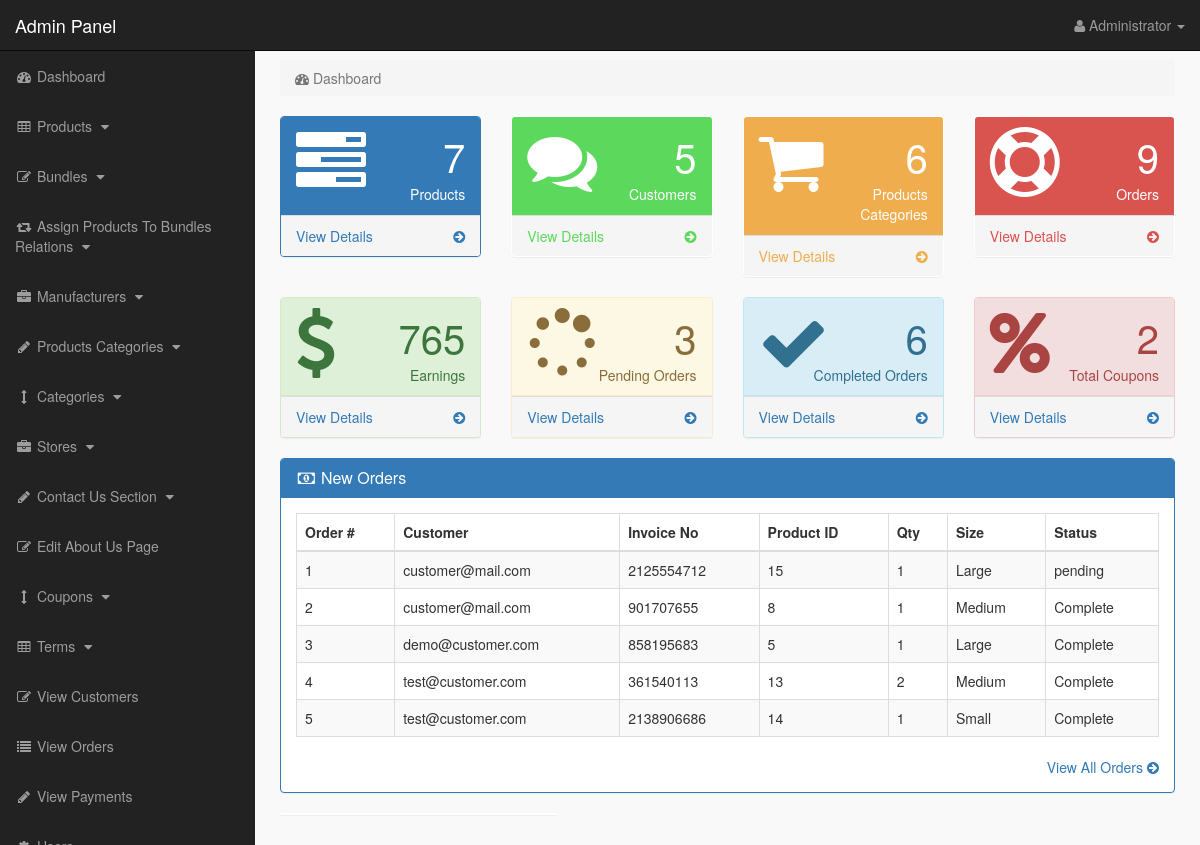
The page /admin_area/index.php?dashboard (signed in) on the database its author committed.
### tables this page shows
CREATE TABLE `pending_orders` (
  `order_id` int(10) NOT NULL,
  `customer_id` int(10) NOT NULL,
  `invoice_no` int(10) NOT NULL,
  `product_id` text NOT NULL,
  `qty` int(10) NOT NULL,
  `size` text NOT NULL,
  `order_status` text NOT NULL
);

CREATE TABLE `customers` (
  `customer_id` int(10) NOT NULL,
  `customer_name` varchar(255) NOT NULL,
  `customer_email` varchar(255) NOT NULL,
  `customer_pass` varchar(255) NOT NULL,
  `customer_country` text NOT NULL,
  `customer_city` text NOT NULL,
  `customer_contact` varchar(255) NOT NULL,
  `customer_address` text NOT NULL,
  `customer_image` text NOT NULL,
  `customer_ip` varchar(255) NOT NULL,
  `customer_confirm_code` text NOT NULL
);

### admin_area/dashboard.php (the view, shortened to what this page needs)
<?php
if(!isset($_SESSION['admin_email'])){
echo "<script>window.open('login.php','_self')</script>";
}
else {
?>
<div class="row">
<div class="col-lg-12">
<ol class="breadcrumb">
<li class="active">
<i class="fa fa-dashboard"></i> Dashboard
</li>
</ol>
</div>
</div>
<div class="row">
<div class="col-lg-3 col-md-6">
<div class="panel panel-primary">
<div class="panel-heading">
<div class="row">
<div class="col-xs-3">
<i class="fa fa-tasks fa-5x"> </i>
</div>
<div class="col-xs-9 text-right">
<div class="huge"> <?php echo $count_products; ?> </div>
<div>Products</div>
</div>
</div>
</div>
<a href="index.php?view_products">
<div class="panel-footer">
<span class="pull-left"> View Details </span>
<span class="pull-right"> <i class="fa fa-arrow-circle-right"></i> </span>
<div class="clearfix"></div>
</div>
</a>
</div>
</div>
<div class="col-lg-3 col-md-6">
<div class="panel panel-green">
<div class="panel-heading">
<div class="row">
<div class="col-xs-3">
<i class="fa fa-comments fa-5x"> </i>
</div>
<div class="col-xs-9 text-right">
<div class="huge"> <?php echo $count_customers; ?> </div>
<div>Customers</div>
</div>
</div>
</div>
<a href="index.php?view_customers">
<div class="panel-footer">
<span class="pull-left"> View Details </span>
<span class="pull-right"> <i class="fa fa-arrow-circle-right"></i> </span>
<div class="clearfix"></div>
</div>
</a>
</div>
</div>
<div class="col-lg-3 col-md-6">
<div class="panel panel-yellow">
<div class="panel-heading">
<div class="row">
<div class="col-xs-3">
<i class="fa fa-shopping-cart fa-5x"> </i>
</div>
<div class="col-xs-9 text-right">
<div class="huge"> <?php echo $count_p_categories; ?> </div>
<div>Products Categories</div>
</div>
</div>
</div>
<a href="index.php?view_p_cats">
<div class="panel-footer">
<span class="pull-left"> View Details </span>
<span class="pull-right"> <i class="fa fa-arrow-circle-right"></i> </span>
<div class="clearfix"></div>
</div>
</a>
</div>
</div>
<div class="col-lg-3 col-md-6">
<div class="panel panel-red">
<div class="panel-heading">
<div class="row">
<div class="col-xs-3">
<i class="fa fa-support fa-5x"> </i>
</div>
<div class="col-xs-9 text-right">
<div class="huge"> <?php echo $count_total_orders; ?> </div>
<div>Orders</div>
</div>
</div>
</div>
<a href="index.php?view_orders">
<div class="panel-footer">
<span class="pull-left"> View Details </span>
<span class="pull-right"> <i class="fa fa-arrow-circle-right"></i> </span>
<div class="clearfix"></div>
</div>
</a>
</div>
</div>
</div>
<div class="row">
    <div class="col-lg-3 col-md-6">
        <div class="panel panel-success">
        <div class="panel-heading">
        <div class="row">
        <div class="col-xs-3">
        <i class="fa fa-dollar fa-5x"> </i>
        </div>
        <div class="col-xs-9 text-right">
        <div class="huge"> <?php echo $count_total_earnings ?> </div>
        <div>Earnings</div>
        </div>
        </div>
        </div>
        <a href="index.php?view_orders">
        <div class="panel-footer">
        <span class="pull-left"> View Details </span>
        <span class="pull-right"> <i class="fa fa-arrow-circle-right"></i> </span>
        <div class="clearfix"></div>
        </div>
        </a>
        </div>
        </div>
        <div class="col-lg-3 col-md-6">
            <div class="panel panel-warning">
            <div class="panel-heading">
            <div class="row">
            <div class="col-xs-3">
            <i class="fa fa-spinner fa-5x"> </i>
            </div>
            <div class="col-xs-9 text-right">
            <div class="huge"> <?php echo $count_pending_orders ?> </div>
            <div>Pending Orders</div>
            </div>
            </div>
            </div>
            <a href="index.php?view_orders">
            <div class="panel-footer">
            <span class="pull-left"> View Details </span>
            <span class="pull-right"> <i class="fa fa-arrow-circle-right"></i> </span>
            <div class="clearfix"></div>
            </div>
            </a>
            </div>
            </div>
            <div class="col-lg-3 col-md-6">
                <div class="panel panel-info">
                <div class="panel-heading">
                <div class="row">
                <div class="col-xs-3">
                <i class="fa fa-check fa-5x"> </i>
                </div>
                <div class="col-xs-9 text-right">
                <div class="huge"> <?php echo $count_completed_orders ?> </div>
                <div>Completed Orders</div>
                </div>
                </div>
                </div>
                <a href="index.php?view_orders">
                <div class="panel-footer">
                <span class="pull-left"> View Details </span>
                <span class="pull-right"> <i class="fa fa-arrow-circle-right"></i> </span>
                <div class="clearfix"></div>
                </div>
                </a>
                </div>
                </div>
                <div class="col-lg-3 col-md-6">
                    <div class="panel panel-danger">
                    <div class="panel-heading">
                    <div class="row">
                    <div class="col-xs-3">
                    <i class="fa fa-percent fa-5x"> </i>
                    </div>
                    <div class="col-xs-9 text-right">
                    <div class="huge"> <?php echo $count_coupons; ?> </div>
                    <div>Total Coupons</div>
                    </div>
                    </div>
                    </div>
                    <a href="index.php?view_orders">
                    <div class="panel-footer">
                    <span class="pull-left"> View Details </span>
                    <span class="pull-right"> <i class="fa fa-arrow-circle-right"></i> </span>
                    <div class="clearfix"></div>
                    </div>
                    </a>
                    </div>
                    </div>
</div>
<div class="row" >
<div class="col-lg-12" >
<div class="panel panel-primary" >
<div class="panel-heading" >
<h3 class="panel-title" >
<i class="fa fa-money fa-fw" ></i> New Orders
</h3>
</div>
<div class="panel-body" >
<div class="table-responsive" >
<table class="table table-bordered table-hover table-striped" >
<thead>
<tr>
<th>Order #</th>
<th>Customer</th>
<th>Invoice No</th>
<th>Product ID</th>
<th>Qty</th>
<th>Size</th>
<th>Status</th>
</tr>
</thead>
<tbody>
<?php
$i = 0;
$get_order = "select * from pending_orders order by 1 DESC LIMIT 0,5";
$run_order = mysqli_query($con,$get_order);
while($row_order=mysqli_fetch_array($run_order)){
$c_id = $row_order['customer_id'];
$invoice_no = $row_order['invoice_no'];
$product_id = $row_order['product_id'];
$qty = $row_order['qty'];
$size = $row_order['size'];
$order_status = $row_order['order_status'];
$i++;
?>
<tr>
<td><?php echo $i; ?></td>
<td>
<?php
$get_customer = "select * from customers where customer_id='$c_id'";
$run_customer = mysqli_query($con,$get_customer);
$row_customer = mysqli_fetch_array($run_customer);
$customer_email = $row_customer['customer_email'];
echo $customer_email;
?>
</td>
<td><?php echo $invoice_no; ?></td>
<td><?php echo $product_id; ?></td>
<td><?php echo $qty; ?></td>
<td><?php echo $size; ?></td>
<td>
<?php
if($order_status=='pending'){
echo $order_status='pending';
}
else {
echo $order_status='Complete';
}
?>
</td>
</tr>
<?php } ?>
</tbody>
</table>
</div>
<div class="text-right" >
<a href="index.php?view_orders" >
View All Orders <i class="fa fa-arrow-circle-right" ></i>
</a>
</div>
</div>
</div>
</div>
<div class="col-md-4">
<div class="panel">
</div>
</div>
</div>
<?php } ?>

### admin_area/index.php (shortened to what this page needs)
<?php
include("includes/db.php");
if(!isset($_SESSION['admin_email'])){
echo "<script>window.open('login.php','_self')</script>";
}
else {
?>
<?php
$admin_session = $_SESSION['admin_email'];
$get_admin = "select * from admins  where admin_email='$admin_session'";
$run_admin = mysqli_query($con,$get_admin);
$row_admin = mysqli_fetch_array($run_admin);
$admin_name = $row_admin['admin_name'];
$get_products = "SELECT * FROM products";
$run_products = mysqli_query($con,$get_products);
$count_products = mysqli_num_rows($run_products);
$get_customers = "SELECT * FROM customers";
$run_customers = mysqli_query($con,$get_customers);
$count_customers = mysqli_num_rows($run_customers);
$get_p_categories = "SELECT * FROM product_categories";
$run_p_categories = mysqli_query($con,$get_p_categories);
$count_p_categories = mysqli_num_rows($run_p_categories);
$get_total_orders = "SELECT * FROM customer_orders";
$run_total_orders = mysqli_query($con,$get_total_orders);
$count_total_orders = mysqli_num_rows($run_total_orders);
$get_pending_orders = "SELECT * FROM customer_orders WHERE order_status='pending'";
$run_pending_orders = mysqli_query($con,$get_pending_orders);
$count_pending_orders = mysqli_num_rows($run_pending_orders);
$get_completed_orders = "SELECT * FROM customer_orders WHERE order_status='Complete'";
$run_completed_orders = mysqli_query($con,$get_completed_orders);
$count_completed_orders = mysqli_num_rows($run_completed_orders);
$get_total_earnings = "SELECT SUM( due_amount) as Total FROM customer_orders WHERE order_status = 'Complete'";
$run_total_earnings = mysqli_query($con, $get_total_earnings);
$row = mysqli_fetch_assoc($run_total_earnings);
$count_total_earnings = $row['Total'];
$get_coupons = "SELECT * FROM coupons";
$run_coupons = mysqli_query($con,$get_coupons);
$count_coupons = mysqli_num_rows($run_coupons);
?>
<!DOCTYPE html>
<html>
<head>
<link href="css/bootstrap.min.css" rel="stylesheet">
<link href="css/style.css" rel="stylesheet">
<link href="font-awesome/css/font-awesome.min.css" rel="stylesheet" >
</head>
<body>
<div id="wrapper">
<?php include("includes/sidebar.php");  ?>
<div id="page-wrapper">
<div class="container-fluid">
<?php
if(isset($_GET['dashboard'])){
include("dashboard.php");
}
?>
</div>
</div>
</div>
</body>
</html>
<?php } ?>

### admin_area/includes/sidebar.php (shortened to what this page needs)
<?php
if(!isset($_SESSION['admin_email'])){
echo "<script>window.open('login.php','_self')</script>";
}
else {
?>
<nav class="navbar navbar-inverse navbar-fixed-top" >
<div class="navbar-header" >
<a class="navbar-brand" href="index.php?dashboard" >Admin Panel</a>
</div>
<ul class="nav navbar-right top-nav" >
<li class="dropdown" >
<a href="#" class="dropdown-toggle" data-toggle="dropdown" >
<i class="fa fa-user" ></i>
<?php echo $admin_name; ?> <b class="caret" ></b>
</a>
</li>
</ul>
<div class="collapse navbar-collapse navbar-ex1-collapse">
<ul class="nav navbar-nav side-nav">
<li>
<a href="index.php?dashboard">
<i class="fa fa-fw fa-dashboard"></i> Dashboard
</a>
</li>
<li>
<a href="#" data-toggle="collapse" data-target="#products">
<i class="fa fa-fw fa-table"></i> Products
<i class="fa fa-fw fa-caret-down"></i>
</a>
</li>
<li>
<a href="#" data-toggle="collapse" data-target="#bundles">
<i class="fa fa-fw fa-edit"></i> Bundles
<i class="fa fa-fw fa-caret-down"></i>
</a>
</li>
<li>
<a href="#" data-toggle="collapse" data-target="#relations">
<i class="fa fa-fw fa-retweet"></i> Assign Products To Bundles Relations
<i class="fa fa-fw fa-caret-down"></i>
</a>
</li>
<li>
<a href="#" data-toggle="collapse" data-target="#manufacturers">
<i class="fa fa-fw fa-briefcase"></i> Manufacturers
<i class="fa fa-fw fa-caret-down"></i>
</a>
</li>
<li>
<a href="#" data-toggle="collapse" data-target="#p_cat">
<i class="fa fa-fw fa-pencil"></i> Products Categories
<i class="fa fa-fw fa-caret-down"></i>
</a>
</li>
<li>
<a href="#" data-toggle="collapse" data-target="#cat">
<i class="fa fa-fw fa-arrows-v"></i> Categories
<i class="fa fa-fw fa-caret-down"></i>
</a>
</li>
<li>
<a href="#" data-toggle="collapse" data-target="#store">
<i class="fa fa-fw fa-briefcase"></i> Stores
<i class="fa fa-fw fa-caret-down"></i>
</a>
</li>
<li>
<a href="#" data-toggle="collapse" data-target="#contact_us">
<i class="fa fa-fw fa-pencil"> </i> Contact Us Section
<i class="fa fa-fw fa-caret-down"></i>
</a>
</li>
<li>
<a href="index.php?edit_about_us">
<i class="fa fa-fw fa-edit"></i> Edit About Us Page
</a>
</li>
<li>
<a href="#" data-toggle="collapse" data-target="#coupons">
<i class="fa fa-fw fa-arrows-v"></i> Coupons
<i class="fa fa-fw fa-caret-down"></i>
</a>
</li>
<li>
<a href="#" data-toggle="collapse" data-target="#terms" >
<i class="fa fa-fw fa-table"></i> Terms
<i class="fa fa-fw fa-caret-down"></i>
</a>
</li>
<li>
<a href="index.php?view_customers">
<i class="fa fa-fw fa-edit"></i> View Customers
</a>
</li>
<li>
<a href="index.php?view_orders">
<i class="fa fa-fw fa-list"></i> View Orders
</a>
</li>
<li>
<a href="index.php?view_payments">
<i class="fa fa-fw fa-pencil"></i> View Payments
</a>
</li>
<li>
<a href="#" data-toggle="collapse" data-target="#users">
<i class="fa fa-fw fa-gear"></i> Users
<i class="fa fa-fw fa-caret-down"></i>
</a>
</li>
</ul>
</div>
</nav>
<?php } ?>

### admin_area/css/style.css (style rules this page uses)
body { margin-top:100px; }
@media (min-width: 768px) { body { margin-top:50px; } }
#wrapper { padding-left:0; }
#page-wrapper { width:100%; padding:0; background-color:#F9F9F9; }
@media (min-width: 768px) { #wrapper { padding-left:255px; } }
@media (min-width: 768px) { #page-wrapper { padding:10px; } }
.top-nav { padding:0 15px; }
.top-nav>li { display:inline-block; float:left; }
.top-nav>li>a { padding-top:15px; padding-bottom:15px; line-height:20px; color:#999; }
@media (min-width: 768px) { .side-nav { position:fixed; top:51px; width:255px; border-radius:0; overflow-y:auto; background-color: #222; bottom:0; overflow-x:hidden; padding-bottom:40px; } }
@media (min-width: 768px) { .side-nav>li>a { width:255px; } }
.huge { font-size:40px; line-height:normal; }
.panel-green > .panel-heading { color:#fff; background-color:#5cd85c; }
.panel-green > a { color:#5cd85c; }
.panel-red > .panel-heading { color:#fff; background-color:#d9534f; }
.panel-red > a { color:#d9534f; }
.panel-yellow > .panel-heading { color:#fff; background-color:#f0ad4e; }
.panel-yellow > a { color:#f0ad4e; }
.panel-body { border-radius:5px; }

### rows shown on the page
pending_orders: customer.customer_email "customer@mail.com", invoice_no "2125554712", product "15", qty "1", size "Large"
pending_orders: customer.customer_email "customer@mail.com", invoice_no "901707655", product "8", qty "1", size "Medium"
pending_orders: customer.customer_email "demo@customer.com", invoice_no "858195683", product "5", qty "1", size "Large"
pending_orders: customer.customer_email "test@customer.com", invoice_no "361540113", product "13", qty "2", size "Medium"
pending_orders: customer.customer_email "test@customer.com", invoice_no "2138906686", product "14", qty "1", size "Small"

### other values the page prints
$admin_name "Administrator"
$count_products "7"
$count_customers "5"
$count_p_categories "6"
$count_total_orders "9"
$count_total_earnings "765"
$count_pending_orders "3"
$count_completed_orders "6"
$count_coupons "2"
